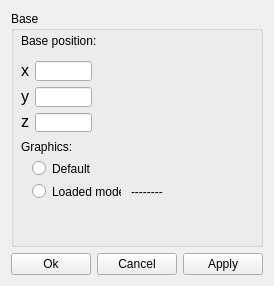
<?xml version="1.0" encoding="UTF-8"?>
<ui version="4.0">
 <class>BasePropertiesWidget</class>
 <widget class="QWidget" name="BasePropertiesWidget">
  <property name="geometry">
   <rect>
    <x>0</x>
    <y>0</y>
    <width>257</width>
    <height>286</height>
   </rect>
  </property>
  <property name="windowTitle">
   <string>Form</string>
  </property>
  <layout class="QVBoxLayout" name="verticalLayout">
   <item>
    <widget class="QGroupBox" name="groupBox">
     <property name="sizePolicy">
      <sizepolicy hsizetype="Preferred" vsizetype="Expanding">
       <horstretch>0</horstretch>
       <verstretch>0</verstretch>
      </sizepolicy>
     </property>
     <property name="title">
      <string>Base</string>
     </property>
     <widget class="QLabel" name="label_4">
      <property name="geometry">
       <rect>
        <x>10</x>
        <y>128</y>
        <width>61</width>
        <height>16</height>
       </rect>
      </property>
      <property name="text">
       <string>Graphics:</string>
      </property>
     </widget>
     <widget class="QRadioButton" name="radioButton_Default">
      <property name="geometry">
       <rect>
        <x>21</x>
        <y>149</y>
        <width>58</width>
        <height>17</height>
       </rect>
      </property>
      <property name="text">
       <string>Default</string>
      </property>
     </widget>
     <widget class="QRadioButton" name="radioButton_LoadedModel">
      <property name="geometry">
       <rect>
        <x>21</x>
        <y>172</y>
        <width>89</width>
        <height>17</height>
       </rect>
      </property>
      <property name="text">
       <string>Loaded model</string>
      </property>
     </widget>
     <widget class="QLabel" name="label_LoadedModelName">
      <property name="geometry">
       <rect>
        <x>120</x>
        <y>170</y>
        <width>101</width>
        <height>21</height>
       </rect>
      </property>
      <property name="text">
       <string>--------</string>
      </property>
     </widget>
     <widget class="QLabel" name="label_BasePosition">
      <property name="geometry">
       <rect>
        <x>10</x>
        <y>20</y>
        <width>81</width>
        <height>20</height>
       </rect>
      </property>
      <property name="text">
       <string>Base position:</string>
      </property>
     </widget>
     <widget class="QWidget" name="layoutWidget_2">
      <property name="geometry">
       <rect>
        <x>10</x>
        <y>50</y>
        <width>71</width>
        <height>71</height>
       </rect>
      </property>
      <layout class="QHBoxLayout" name="horizontalLayout_3">
       <item>
        <layout class="QVBoxLayout" name="verticalLayout_3">
         <item>
          <widget class="QLabel" name="label_x">
           <property name="font">
            <font>
             <pointsize>12</pointsize>
            </font>
           </property>
           <property name="text">
            <string>&lt;html&gt;&lt;head/&gt;&lt;body&gt;&lt;p&gt;x&lt;/p&gt;&lt;/body&gt;&lt;/html&gt;</string>
           </property>
          </widget>
         </item>
         <item>
          <widget class="QLabel" name="label_y">
           <property name="font">
            <font>
             <pointsize>12</pointsize>
            </font>
           </property>
           <property name="text">
            <string>&lt;html&gt;&lt;head/&gt;&lt;body&gt;&lt;p&gt;y&lt;/p&gt;&lt;/body&gt;&lt;/html&gt;</string>
           </property>
          </widget>
         </item>
         <item>
          <widget class="QLabel" name="label_z">
           <property name="font">
            <font>
             <pointsize>12</pointsize>
            </font>
           </property>
           <property name="text">
            <string>&lt;html&gt;&lt;head/&gt;&lt;body&gt;&lt;p&gt;z&lt;/p&gt;&lt;/body&gt;&lt;/html&gt;</string>
           </property>
          </widget>
         </item>
        </layout>
       </item>
       <item>
        <layout class="QVBoxLayout" name="verticalLayout_2">
         <item>
          <widget class="QLineEdit" name="lineEdit_x"/>
         </item>
         <item>
          <widget class="QLineEdit" name="lineEdit_y"/>
         </item>
         <item>
          <widget class="QLineEdit" name="lineEdit_z"/>
         </item>
        </layout>
       </item>
      </layout>
     </widget>
    </widget>
   </item>
   <item>
    <layout class="QHBoxLayout" name="horizontalLayout_2">
     <item>
      <widget class="QPushButton" name="pushButton_OK_">
       <property name="text">
        <string>Ok</string>
       </property>
      </widget>
     </item>
     <item>
      <widget class="QPushButton" name="pushButton_Cancel_">
       <property name="text">
        <string>Cancel</string>
       </property>
      </widget>
     </item>
     <item>
      <widget class="QPushButton" name="pushButton_Apply_">
       <property name="text">
        <string>Apply</string>
       </property>
      </widget>
     </item>
    </layout>
   </item>
  </layout>
 </widget>
 <resources/>
 <connections/>
</ui>
